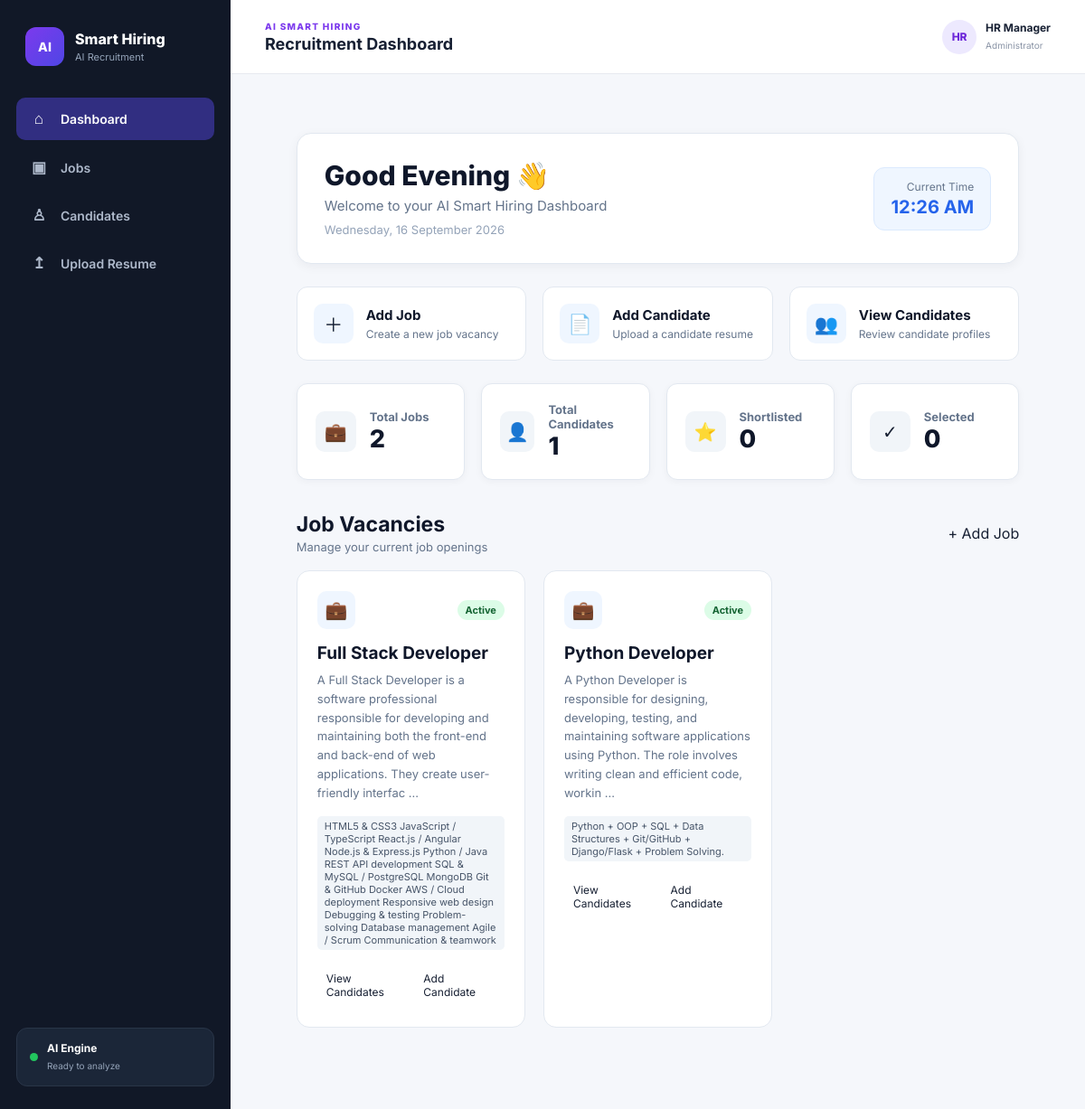
The page / on the database its author committed.
### tables this page shows
CREATE TABLE jobs (
            id INTEGER PRIMARY KEY AUTOINCREMENT,
            title TEXT NOT NULL,
            description TEXT NOT NULL,
            skills TEXT DEFAULT '',
            location TEXT DEFAULT '',
            created_at TEXT NOT NULL
        );

### app.py (the view)
@app.route("/")
def index():
    conn = get_db()
    jobs = conn.execute(
        """
        SELECT *
        FROM jobs
        ORDER BY id DESC
        """
    ).fetchall()
    total_jobs = conn.execute(
        """
        SELECT COUNT(*) AS count
        FROM jobs
        """
    ).fetchone()["count"]
    total_candidates = conn.execute(
        """
        SELECT COUNT(*) AS count
        FROM candidates
        """
    ).fetchone()["count"]
    shortlisted = conn.execute(
        """
        SELECT COUNT(*) AS count
        FROM candidates
        WHERE status = 'Shortlisted'
        """
    ).fetchone()["count"]
    selected = conn.execute(
        """
        SELECT COUNT(*) AS count
        FROM candidates
        WHERE status = 'Selected'
        """
    ).fetchone()["count"]
    conn.close()
    now = datetime.now()
    current_hour = now.hour
    if 5 <= current_hour < 12:
        greeting = "Good Morning"
    elif 12 <= current_hour < 17:
        greeting = "Good Afternoon"
    else:
        greeting = "Good Evening"
    current_date = now.strftime(
        "%A, %d %B %Y"
    )
    current_time = now.strftime(
        "%I:%M %p"
    )
    stats = {
        "total_jobs": total_jobs,
        "total_candidates": total_candidates,
        "shortlisted": shortlisted,
        "selected": selected,
    }
    return render_template(
        "index.html",
        jobs=jobs,
        stats=stats,
        greeting=greeting,
        current_date=current_date,
        current_time=current_time,
    )

### app.py (called while the page is built)
def get_db():
    conn = sqlite3.connect(
        DATABASE
    )
    conn.row_factory = sqlite3.Row
    return conn

### templates/index.html (shortened to what this page needs)
{% extends "base.html" %}
{% block content %}
<div class="dashboard">
    <div class="dashboard-header">
        <div>
            <h1>{{ greeting }} 👋</h1>
            <p>
                Welcome to your AI Smart Hiring Dashboard
            </p>
            <span class="dashboard-date">
                {{ current_date }}
            </span>
        </div>
        <div class="dashboard-time">
            <span>Current Time</span>
            <strong>{{ current_time }}</strong>
        </div>
    </div>
    <div class="quick-actions">
        <a href="{{ url_for('add_job') }}" class="quick-action">
            <span class="action-icon">＋</span>
            <div>
                <strong>Add Job</strong>
                <small>Create a new job vacancy</small>
            </div>
        </a>
        <a href="{{ url_for('upload_resume') }}" class="quick-action">
            <span class="action-icon">📄</span>
            <div>
                <strong>Add Candidate</strong>
                <small>Upload a candidate resume</small>
            </div>
        </a>
        <a href="{{ url_for('candidates') }}" class="quick-action">
            <span class="action-icon">👥</span>
            <div>
                <strong>View Candidates</strong>
                <small>Review candidate profiles</small>
            </div>
        </a>
    </div>
    <div class="stats-grid">
        <div class="stat-card">
            <div class="stat-icon">💼</div>
            <div>
                <h3>Total Jobs</h3>
                <div class="number">
                    {{ stats.total_jobs }}
                </div>
            </div>
        </div>
        <div class="stat-card">
            <div class="stat-icon">👤</div>
            <div>
                <h3>Total Candidates</h3>
                <div class="number">
                    {{ stats.total_candidates }}
                </div>
            </div>
        </div>
        <div class="stat-card">
            <div class="stat-icon">⭐</div>
            <div>
                <h3>Shortlisted</h3>
                <div class="number">
                    {{ stats.shortlisted }}
                </div>
            </div>
        </div>
        <div class="stat-card">
            <div class="stat-icon">✓</div>
            <div>
                <h3>Selected</h3>
                <div class="number">
                    {{ stats.selected }}
                </div>
            </div>
        </div>
    </div>
    <div class="section-header">
        <div>
            <h2>Job Vacancies</h2>
            <p>
                Manage your current job openings
            </p>
        </div>
        <a
            href="{{ url_for('add_job') }}"
            class="btn"
        >
            + Add Job
        </a>
    </div>
    {% if jobs %}
    <div class="jobs-grid">
        {% for job in jobs %}
        <div class="job-card">
            <div class="job-card-top">
                <div class="job-icon">
                    💼
                </div>
                <span class="job-status">
                    Active
                </span>
            </div>
            <h2>
                {{ job["title"] }}
            </h2>
            <p class="job-description">
                {{ job["description"][:180] }}
                {% if job["description"]|length > 180 %}
                    ...
                {% endif %}
            </p>
            {% if job["skills"] %}
            <div class="job-skills">
                {% for skill in job["skills"].split(",") %}
                <span>
                    {{ skill.strip() }}
                </span>
                {% endfor %}
            </div>
            {% endif %}
            <div class="job-card-footer">
                <a
                    href="{{ url_for('job_detail', job_id=job['id']) }}"
                    class="btn"
                >
                    View Candidates
                </a>
                <a
                    href="{{ url_for('upload_resume', job_id=job['id']) }}"
                    class="btn secondary"
                >
                    Add Candidate
                </a>
            </div>
        </div>
        {% endfor %}
    </div>
    {% endif %}
</div>
{% endblock %}

### templates/base.html (shortened to what this page needs)
<!DOCTYPE html>
<html lang="en">
<head>
    <link
        rel="stylesheet"
        href="{{ url_for('static', filename='style.css') }}"
    >
</head>
<body>
<div class="app-layout">
    <aside class="sidebar">
        <div class="brand">
            <div class="brand-icon">
                AI
            </div>
            <div>
                <div class="brand-title">
                    Smart Hiring
                </div>
                <div class="brand-subtitle">
                    AI Recruitment
                </div>
            </div>
        </div>
        <nav class="sidebar-nav">
            <a
                href="{{ url_for('index') }}"
                class="nav-item"
            >
                <span class="nav-icon">⌂</span>
                Dashboard
            </a>
            <a
                href="{{ url_for('index') }}"
                class="nav-item"
            >
                <span class="nav-icon">▣</span>
                Jobs
            </a>
            <a
                href="{{ url_for('candidates') }}"
                class="nav-item"
            >
                <span class="nav-icon">♙</span>
                Candidates
            </a>
            <a
                href="{{ url_for('upload_resume') }}"
                class="nav-item"
            >
                <span class="nav-icon">↥</span>
                Upload Resume
            </a>
        </nav>
        <div class="sidebar-bottom">
            <div class="ai-status">
                <div class="status-dot"></div>
                <div>
                    <strong>AI Engine</strong>
                    <small>Ready to analyze</small>
                </div>
            </div>
        </div>
    </aside>
    <main class="main-content">
        <header class="topbar">
            <div>
                <div class="page-label">
                    AI SMART HIRING
                </div>
                <h2>
                    Recruitment Dashboard
                </h2>
            </div>
            <div class="topbar-right">
                <div class="profile">
                    <div class="profile-avatar">
                        HR
                    </div>
                    <div>
                        <strong>HR Manager</strong>
                        <small>Administrator</small>
                    </div>
                </div>
            </div>
        </header>
        <section class="page-content">
            {% block content %}
            {% endblock %}
        </section>
    </main>
</div>
</body>
</html>

### static/style.css (style rules this page uses)
* { margin: 0; padding: 0; box-sizing: border-box; }
body { font-family: "Inter", Arial, sans-serif; background: #f5f7fb; color: #172033; }
a { text-decoration: none; color: inherit; }
.app-layout { min-height: 100vh; display: flex; }
.sidebar { width: 255px; min-height: 100vh; background: #111827; color: white; position: fixed; left: 0; top: 0; bottom: 0; display: flex; flex-direction: column; padding: 25px 18px; }
.brand { display: flex; align-items: center; gap: 12px; padding: 5px 10px 35px; }
.brand-icon { width: 43px; height: 43px; border-radius: 12px; background: linear-gradient( 135deg, #7c3aed, #4f46e5 ); display: flex; align-items: center; justify-content: center; font-weight: 800; font-size: 14px; }
.brand-title { font-weight: 800; font-size: 16px; }
.brand-subtitle { color: #94a3b8; font-size: 11px; margin-top: 3px; }
.sidebar-nav { display: flex; flex-direction: column; gap: 7px; }
.nav-item { display: flex; align-items: center; gap: 13px; padding: 13px 14px; border-radius: 10px; color: #aeb9cb; font-size: 14px; font-weight: 600; transition: 0.2s; }
.nav-item:first-child { background: #312e81; color: white; }
.nav-icon { width: 22px; text-align: center; font-size: 17px; }
.sidebar-bottom { margin-top: auto; }
.ai-status { background: #1b2638; border: 1px solid #293548; padding: 14px; border-radius: 12px; display: flex; align-items: center; gap: 10px; }
.status-dot { width: 9px; height: 9px; border-radius: 50%; background: #22c55e; }
.ai-status strong { display: block; font-size: 12px; }
.ai-status small { color: #94a3b8; font-size: 10px; }
.main-content { margin-left: 255px; width: calc(100% - 255px); min-height: 100vh; }
.topbar { height: 82px; background: white; border-bottom: 1px solid #e7eaf0; padding: 0 38px; display: flex; align-items: center; justify-content: space-between; }
.page-label, .eyebrow { color: #7c3aed; font-size: 10px; font-weight: 800; letter-spacing: 1.3px; }
.topbar h2 { font-size: 18px; margin-top: 3px; }
.topbar-right { display: flex; align-items: center; }
.profile { display: flex; align-items: center; gap: 10px; }
.profile-avatar { width: 38px; height: 38px; border-radius: 50%; background: #ede9fe; color: #6d28d9; display: flex; align-items: center; justify-content: center; font-size: 12px; font-weight: 800; }
.profile strong { display: block; font-size: 12px; }
.profile small { color: #8a94a6; font-size: 10px; }
.page-content { padding: 35px 38px 60px; }
.dashboard-header { display: flex; align-items: center; justify-content: space-between; gap: 20px; margin-bottom: 30px; }
.dashboard-header h1 { font-size: 28px; font-weight: 800; }
.dashboard-header p { color: #7c8799; font-size: 13px; margin-top: 7px; }
.stats-grid { display: grid; grid-template-columns: repeat(4, 1fr); gap: 18px; margin-bottom: 38px; }
.stat-card { background: white; border: 1px solid #e7eaf0; border-radius: 14px; padding: 21px; display: flex; align-items: center; gap: 16px; box-shadow: 0 4px 15px rgba(15, 23, 42, 0.03); }
.stat-icon { width: 47px; height: 47px; border-radius: 12px; display: flex; align-items: center; justify-content: center; font-size: 20px; }
.job-card { background: white; border: 1px solid #e7eaf0; border-radius: 14px; padding: 20px; transition: 0.2s; }
.job-card-top { display: flex; align-items: center; justify-content: space-between; }
.job-icon { width: 42px; height: 42px; border-radius: 11px; background: #f0edff; display: flex; align-items: center; justify-content: center; }
.job-description { color: #7c8799; font-size: 12px; line-height: 1.7; margin-top: 8px; min-height: 61px; }

### rows shown on the page
jobs: title "Full Stack Developer", description "A Full Stack Developer is a software professional responsible for developing and maintaining both the front-end and back-end of web applications. They create user-friendly interfac", strip "HTML5 & CSS3 JavaScript / TypeScript React.js / Angular Node.js & Express.js Python / Java REST API development SQL & MySQL / PostgreSQL MongoDB Git & GitHub Docker AWS / Cloud deployment Responsive web design Debugging & testing Problem-solving Database management Agile / Scrum Communication & teamwork"
jobs: title "Python Developer", description "A Python Developer is responsible for designing, developing, testing, and maintaining software applications using Python. The role involves writing clean and efficient code, workin", strip "Python + OOP + SQL + Data Structures + Git/GitHub + Django/Flask + Problem Solving."

### other values the page prints
{{ greeting }} "Good Evening"
{{ stats.total_jobs }} "2"
{{ stats.total_candidates }} "1"
{{ stats.shortlisted }} "0"
{{ stats.selected }} "0"
